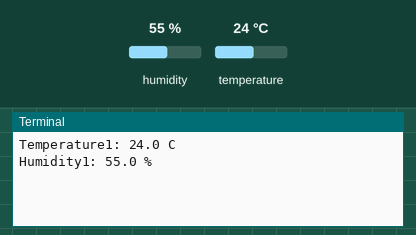
Recording of a program running on a simulated Raspberry Pi (BCM pin numbers). On the bench: the last lines printed to the terminal. The inputs (shaded band) are chosen by the test bench; at power-on: humidity 55 %, temperature 24 °C. No MQTT or app messages arrive unless stated; the clock reads 2024-03-15 10:24:30 at power-on unless the program sets it.

Above: at 1.3 s.
1.4 s: humidity set to 22 %
At 3.3 s:
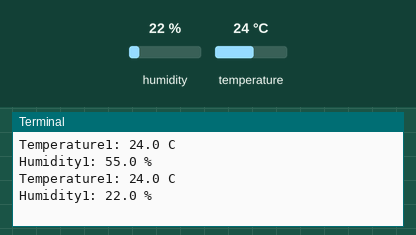
4.1 s: temperature set to 12 °C
At 6.0 s:
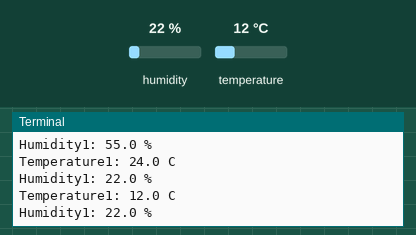
6.8 s: humidity set to 40 %
At 9.0 s:
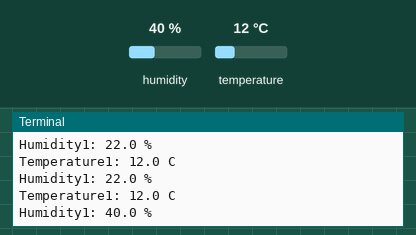
Timing chart, 0 to 10.5 s (numbered marks = the images above; inputs shaded):
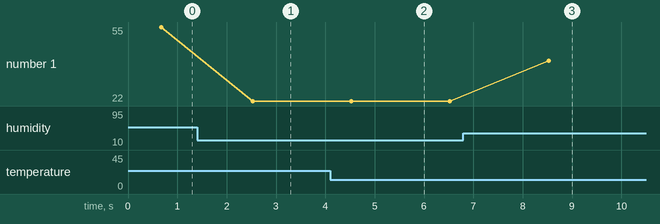

Measured:
- after the input at 1.4 s, the terminal: prints a new line after 1.1 s (image 1)
- after the input at 4.1 s, the terminal: prints a new line after 0.43 s (image 2)
- after the input at 6.8 s, the terminal: prints a new line after 1.7 s (image 3)
- plotted number 1: 55 → 22 after the input at 1.4 s, 22 → 40 after the input at 6.8 s

The program:

RpiTempSense.py
```python
# Stolen and modified from https://thingsboard.io/docs/samples/raspberry/temperature/

import os
import time
import sys
import Adafruit_DHT as dht
import paho.mqtt.client as mqtt
import json

THINGSBOARD_HOST = 'demo.thingsboard.io'

# Access Token is created/accessed from the 'Devices' section on thingsverse website
ACCESS_TOKEN = 'dDynH8yqU5uumM2KU94A'

# Data capture and upload interval in seconds. Less interval will eventually hang the DHT22.
INTERVAL=2

sensor1_data = {'temperature1': 0, 'humidity1': 0}
sensor2_data = {'temperature2': 0, 'humidity2': 0}

next_reading = time.time()

client = mqtt.Client()

# Set access token
client.username_pw_set(ACCESS_TOKEN)

# Connect to ThingsBoard using default MQTT port and 60 seconds keepalive interval
client.connect(THINGSBOARD_HOST, 1883, 60)

client.loop_start()

try:
    while True:
        humidity1,temperature1 = dht.read_retry(dht.DHT11, 14) #14 because the sensor is hooked up to GPIO14
        humidity1 = round(humidity1, 2)
        temperature1 = round(temperature1, 2)
        print("Temperature1: %-3.1f C" % temperature1)
        print("Humidity1: %-3.1f %%" % humidity1)
        sensor1_data['temperature1'] = temperature1
        sensor1_data['humidity1'] = humidity1

        #humidity2,temperature2 = dht.read_retry(dht.DHT11, 2) #2 because the sensor is hooked up to GPIO2
        #humidity2 = round(humidity2, 2)
        #temperature2 = round(temperature2, 2)
        #print("Temperature2: %-3.1f C" % temperature2)
        #print("Humidity2: %-3.1f %%" % humidity2)
        #sensor2_data['temperature2'] = temperature2
        #sensor2_data['humidity2'] = humidity2

        # Sending humidity and temperature data to ThingsBoard
        client.publish('v1/devices/me/telemetry', json.dumps(sensor1_data), 1)
        #client.publish('v1/devices/me/telemetry', json.dumps(sensor2_data), 1)

        next_reading += INTERVAL
        sleep_time = next_reading-time.time()
        if sleep_time > 0:
            time.sleep(sleep_time)
except KeyboardInterrupt:
    pass

client.loop_stop()
client.disconnect()
```
